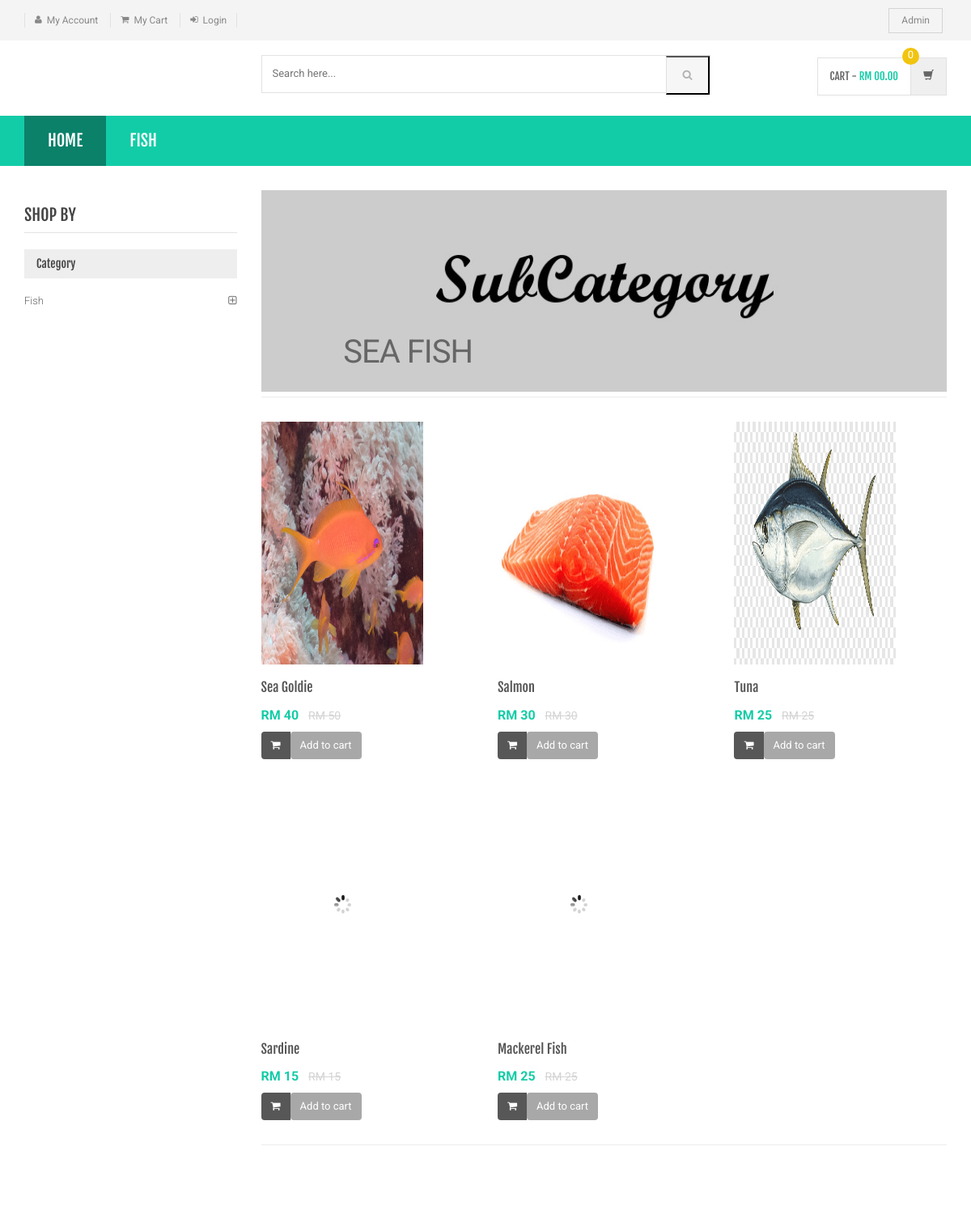
/sub-category.php?scid=1, run on the app's committed database.
### tables this page shows
CREATE TABLE `category` (
  `id` int(11) NOT NULL,
  `categoryName` varchar(255) DEFAULT NULL,
  `categoryDescription` longtext DEFAULT NULL,
  `creationDate` timestamp NOT NULL DEFAULT current_timestamp(),
  `updationDate` varchar(255) DEFAULT NULL
);

CREATE TABLE `subcategory` (
  `id` int(11) NOT NULL,
  `categoryid` int(11) DEFAULT NULL,
  `subcategory` varchar(255) DEFAULT NULL,
  `creationDate` timestamp NULL DEFAULT current_timestamp(),
  `updationDate` varchar(255) DEFAULT NULL
);

CREATE TABLE `products` (
  `id` int(11) NOT NULL,
  `category` int(11) NOT NULL,
  `subCategory` int(11) DEFAULT NULL,
  `productName` varchar(255) DEFAULT NULL,
  `productCompany` varchar(255) DEFAULT NULL,
  `productPrice` int(11) DEFAULT NULL,
  `productPriceBeforeDiscount` int(11) DEFAULT NULL,
  `productDescription` longtext DEFAULT NULL,
  `productImage1` varchar(255) DEFAULT NULL,
  `productImage2` varchar(255) DEFAULT NULL,
  `productImage3` varchar(255) DEFAULT NULL,
  `shippingCharge` int(11) DEFAULT NULL,
  `productAvailability` varchar(255) DEFAULT NULL,
  `postingDate` timestamp NULL DEFAULT current_timestamp(),
  `updationDate` varchar(255) DEFAULT NULL
);

### sub-category.php (the view, shortened to what this page needs)
<?php
include('includes/config.php');
$cid=intval($_GET['scid']);
?>
<!DOCTYPE html>
<html lang="en">
	<head>
	    <link rel="stylesheet" href="assets/css/bootstrap.min.css">
	    <link rel="stylesheet" href="assets/css/main.css">
	    <link rel="stylesheet" href="assets/css/green.css">
	    <link rel="stylesheet" href="assets/css/owl.carousel.css">
		<link rel="stylesheet" href="assets/css/owl.transitions.css">
		<link href="assets/css/lightbox.css" rel="stylesheet">
		<link rel="stylesheet" href="assets/css/animate.min.css">
		<link rel="stylesheet" href="assets/css/rateit.css">
		<link rel="stylesheet" href="assets/css/bootstrap-select.min.css">
		<link rel="stylesheet" href="assets/css/config.css">
		<link href="assets/css/green.css" rel="alternate stylesheet" title="Green color">
		<link href="assets/css/blue.css" rel="alternate stylesheet" title="Blue color">
		<link href="assets/css/red.css" rel="alternate stylesheet" title="Red color">
		<link href="assets/css/orange.css" rel="alternate stylesheet" title="Orange color">
		<link href="assets/css/dark-green.css" rel="alternate stylesheet" title="Darkgreen color">
		<link rel="stylesheet" href="assets/css/font-awesome.min.css">
	</head>
    <body class="cnt-home">
<header class="header-style-1">
<?php include('includes/top-header.php');?>
<?php include('includes/main-header.php');?>
<?php include('includes/menu-bar.php');?>
</header>
<div class="body-content outer-top-xs">
	<div class='container'>
		<div class='row outer-bottom-sm'>
			<div class='col-md-3 sidebar'>
	            <div class="sidebar-module-container">
	            	<h3 class="section-title">shop by</h3>
	            	<div class="sidebar-filter">
<div class="sidebar-widget wow fadeInUp outer-bottom-xs ">
	<div class="widget-header m-t-20">
		<h4 class="widget-title">Category</h4>
	</div>
	<div class="sidebar-widget-body m-t-10">
	         <?php $sql=mysqli_query($con,"select id,categoryName  from category");
while($row=mysqli_fetch_array($sql))
{
    ?>
		<div class="accordion">
	    	<div class="accordion-group">
	            <div class="accordion-heading">
	                <a href="category.php?cid=<?php echo $row['id'];?>"  class="accordion-toggle collapsed">
	                   <?php echo $row['categoryName'];?>
	                </a>
	            </div>
	        </div>
	    </div>
	    <?php } ?>
	</div>
</div>
	            	</div>
	            </div>
            </div>
			<div class='col-md-9'>
	<div id="category" class="category-carousel hidden-xs">
		<div class="item">
			<div class="image">
				<img src="assets/images/banners/cat-banner-2.jpg" alt="" class="img-responsive">
			</div>
			<div class="container-fluid">
				<div class="caption vertical-top text-left">
					<div class="big-text">
						<br />
					</div>
					       <?php $sql=mysqli_query($con,"select subcategory  from subcategory where id='$cid'");
while($row=mysqli_fetch_array($sql))
{
    ?>
					<div class="excerpt hidden-sm hidden-md">
						<?php echo htmlentities($row['subcategory']);?>
					</div>
			<?php } ?>
				</div>
			</div>
		</div>
</div>
				<div class="search-result-container">
					<div id="myTabContent" class="tab-content">
						<div class="tab-pane active " id="grid-container">
							<div class="category-product  inner-top-vs">
								<div class="row">
			<?php
$ret=mysqli_query($con,"select * from products where subCategory='$cid'");
$num=mysqli_num_rows($ret);
if($num>0)
{
while ($row=mysqli_fetch_array($ret))
{?>
		<div class="col-sm-6 col-md-4 wow fadeInUp">
			<div class="products">
	<div class="product">
		<div class="product-image">
			<div class="image">
				<a href="product-details.php?pid=<?php echo htmlentities($row['id']);?>"><img  src="assets/images/blank.gif" data-echo="admin/productimages/<?php echo htmlentities($row['id']);?>/<?php echo htmlentities($row['productImage1']);?>" alt="" width="200" height="300"></a>
			</div>
		</div>
		<div class="product-info text-left">
			<h3 class="name"><a href="product-details.php?pid=<?php echo htmlentities($row['id']);?>"><?php echo htmlentities($row['productName']);?></a></h3>
			<div class="product-price">
				<span class="price">
					RM <?php echo htmlentities($row['productPrice']);?>			</span>
										     <span class="price-before-discount">RM <?php echo htmlentities($row['productPriceBeforeDiscount']);?></span>
			</div>
		</div>
					<div class="cart clearfix animate-effect">
				<div class="action">
					<ul class="list-unstyled">
						<li class="add-cart-button btn-group">
							<button class="btn btn-primary icon" data-toggle="dropdown" type="button">
								<i class="fa fa-shopping-cart"></i>
							</button>
							<a href="category.php?page=product&action=add&id=<?php echo $row['id']; ?>">
							<button class="btn btn-primary" type="button">Add to cart</button></a>
						</li>
					</ul>
				</div>
			</div>
			</div>
			</div>
		</div>
	  <?php } } else {?>
		<div class="col-sm-6 col-md-4 wow fadeInUp"> <h3>No Product Found</h3>
		</div>
<?php } ?>
										</div>
							</div>
						</div>
				</div>
			</div>
		</div></div>
</div>
</div>
</body>
</html>

### includes/menu-bar.php (shortened to what this page needs)
<div class="header-nav animate-dropdown">
    <div class="container">
        <div class="yamm navbar navbar-default" role="navigation">
            <div class="nav-bg-class">
                <div class="navbar-collapse collapse" id="mc-horizontal-menu-collapse">
	<div class="nav-outer">
		<ul class="nav navbar-nav">
			<li class="active dropdown yamm-fw">
				<a href="index.php" data-hover="dropdown" class="dropdown-toggle">Home</a>
			</li>
              <?php $sql=mysqli_query($con,"select id,categoryName  from category limit 6");
while($row=mysqli_fetch_array($sql))
{
    ?>
			<li class="dropdown yamm">
				<a href="category.php?cid=<?php echo $row['id'];?>"> <?php echo $row['categoryName'];?></a>
			</li>
			<?php } ?>
		</ul>
		<div class="clearfix"></div>
	</div>
</div>
            </div>
        </div>
    </div>
</div>

### assets/css/green.css (style rules this page uses)
body { background-color:#fff; color:#666; }
h1, h2, h3, h4, h5, h6 { color:#444; }
a, a:visited { color:#C1392B; }

### assets/css/lightbox.css (style rules this page uses)
body:after { content: url(../images/close.png) url(../images/loading.gif) url(../images/prev.png) url(../images/next.png); display: none; }

### assets/css/blue.css (style rules this page uses)
a { color: #3498db; }
.header-style-1 .header-nav { background: #3498db; }
.cnt-home .header-style-1 .header-nav .navbar .navbar-nav > li.active { background: #1d6ca1; }
.product .product-info .product-price .price { color: #3498db; }
.sidebar .sidebar-module-container .sidebar-widget .sidebar-widget-body .accordion .accordion-group .accordion-heading .accordion-toggle, .sidebar .sidebar-module-container .sidebar-widget .sidebar-widget-body .accordion .accordion-group .accordion-heading .accordion-toggle:hover, .sidebar .sidebar-module-container .sidebar-widget .sidebar-widget-body .accordion .accordion-group .accordion-heading .accordion-toggle:focus, .sidebar .sidebar-module-container .sidebar-widget .sidebar-widget-body .accordion .accordion-group .accordion-heading .accordion-toggle:after { color: #3498db; }

### assets/css/red.css (style rules this page uses)
a { color: #ff6c6c; }
.header-style-1 .header-nav { background: #ff6c6c; }
.cnt-home .header-style-1 .header-nav .navbar .navbar-nav > li.active { background: #ff1a1a; }
.product .product-info .product-price .price { color: #ff6c6c; }
.sidebar .sidebar-module-container .sidebar-widget .sidebar-widget-body .accordion .accordion-group .accordion-heading .accordion-toggle, .sidebar .sidebar-module-container .sidebar-widget .sidebar-widget-body .accordion .accordion-group .accordion-heading .accordion-toggle:hover, .sidebar .sidebar-module-container .sidebar-widget .sidebar-widget-body .accordion .accordion-group .accordion-heading .accordion-toggle:focus, .sidebar .sidebar-module-container .sidebar-widget .sidebar-widget-body .accordion .accordion-group .accordion-heading .accordion-toggle:after { color: #ff6c6c; }

### assets/css/orange.css (style rules this page uses)
a { color: #f39c12; }
.header-style-1 .header-nav { background: #f39c12; }
.cnt-home .header-style-1 .header-nav .navbar .navbar-nav > li.active { background: #ab6c09; }
.product .product-info .product-price .price { color: #f39c12; }
.sidebar .sidebar-module-container .sidebar-widget .sidebar-widget-body .accordion .accordion-group .accordion-heading .accordion-toggle, .sidebar .sidebar-module-container .sidebar-widget .sidebar-widget-body .accordion .accordion-group .accordion-heading .accordion-toggle:hover, .sidebar .sidebar-module-container .sidebar-widget .sidebar-widget-body .accordion .accordion-group .accordion-heading .accordion-toggle:focus, .sidebar .sidebar-module-container .sidebar-widget .sidebar-widget-body .accordion .accordion-group .accordion-heading .accordion-toggle:after { color: #f39c12; }

### assets/css/dark-green.css (style rules this page uses)
body { background-color:#fff; color:#666; }
h1, h2, h3, h4, h5, h6 { color:#444; }
a, a:visited { color:#C1392B; }

### data on the page
category: categoryName "FISH", categoryName "Fish"
subcategory: subcategory "SEA FISH"
products: productImage1 (picture), productName "Sea Goldie", productPrice "40", productPriceBeforeDiscount "50"
products: productImage1 (picture), productName "Salmon", productPrice "30", productPriceBeforeDiscount "30"
products: productImage1 (picture), productName "Tuna", productPrice "25", productPriceBeforeDiscount "25"
products: productName "Sardine", productPrice "15", productPriceBeforeDiscount "15"
products: productName "Mackerel Fish", productPrice "25", productPriceBeforeDiscount "25"
